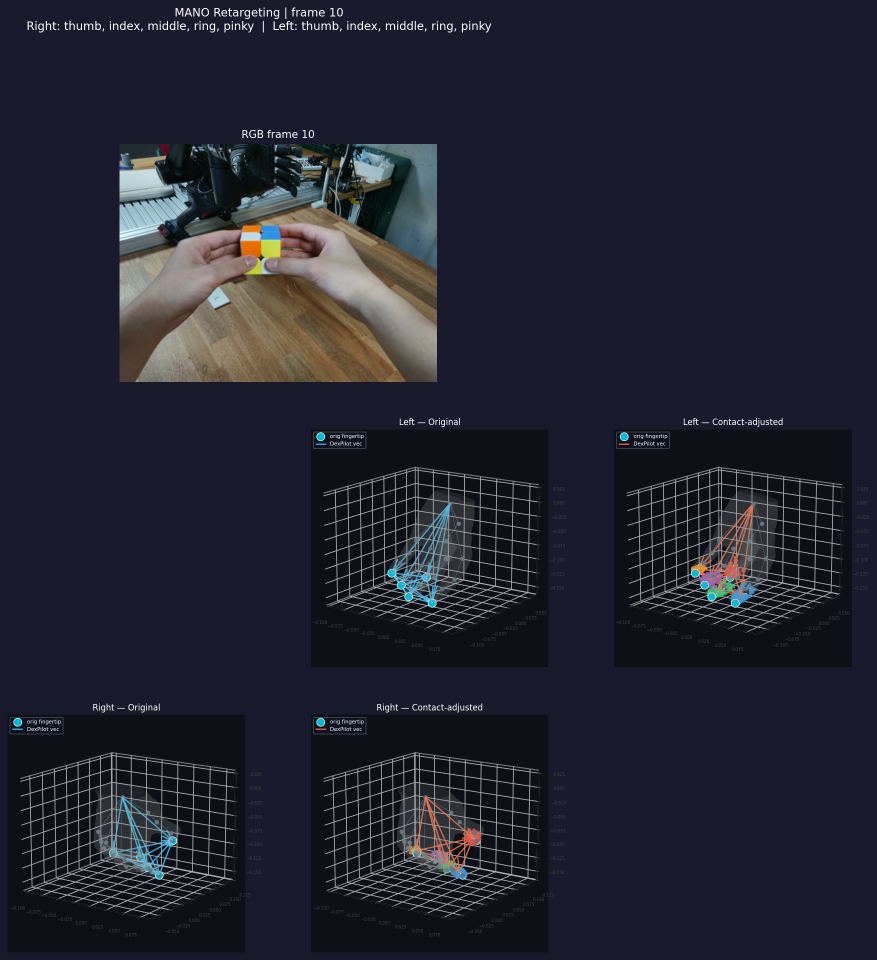
#> input picture src/retargeting/vis/frame10_mano_2d.png, 1753 x 1920 px, given in place of ., which was not available (shown at 1/2 size)
$ python -i build_stereo_sync_preview.py   (imports and definitions only)
#> lines starting #> are read from the running program, lines starting #| are printed output that depends on the picture; pictures that were not available may be replaced by others from this repository, and a replacement may not be noted
"""Build a side-by-side stereo annotation preview and synchronization QA.

The input episode is produced by ``extract_stereo_realsense_db3.py`` and must
contain synchronized ``camera_1/rgb``, ``camera_2/rgb``, and
``stereo_pairs.csv`` entries.  The output video uses one common frame index,
shows both source frame numbers and their capture-time difference, and is
therefore suitable for one shared temporal annotation.

In addition to timestamp statistics, the script compares per-frame motion
energy between the two views.  A correlation peak at zero frames is useful as
an independent visual-content check that timestamps were paired in the right
order.  It is not a substitute for hardware synchronization or a strobe-based
calibration.
"""

from __future__ import annotations

import argparse
import csv
import json
import os
import statistics
import subprocess
import tempfile
from pathlib import Path
from typing import Any

import cv2
import numpy as np


# [37 lines left out: functions _read_pairs, _rgb_paths, not called in this run]


def _motion_energy(paths: list[Path]) -> np.ndarray:
    """Return robust global motion energy for every inter-frame interval."""
#> called with paths = '../retargeting/vis/frame10_mano_2d.png'

    energies: list[float] = []
    previous = None
    top_count = int(160 * 90 * 0.05)
    for path in paths:
        gray = cv2.imread(str(path), cv2.IMREAD_GRAYSCALE)
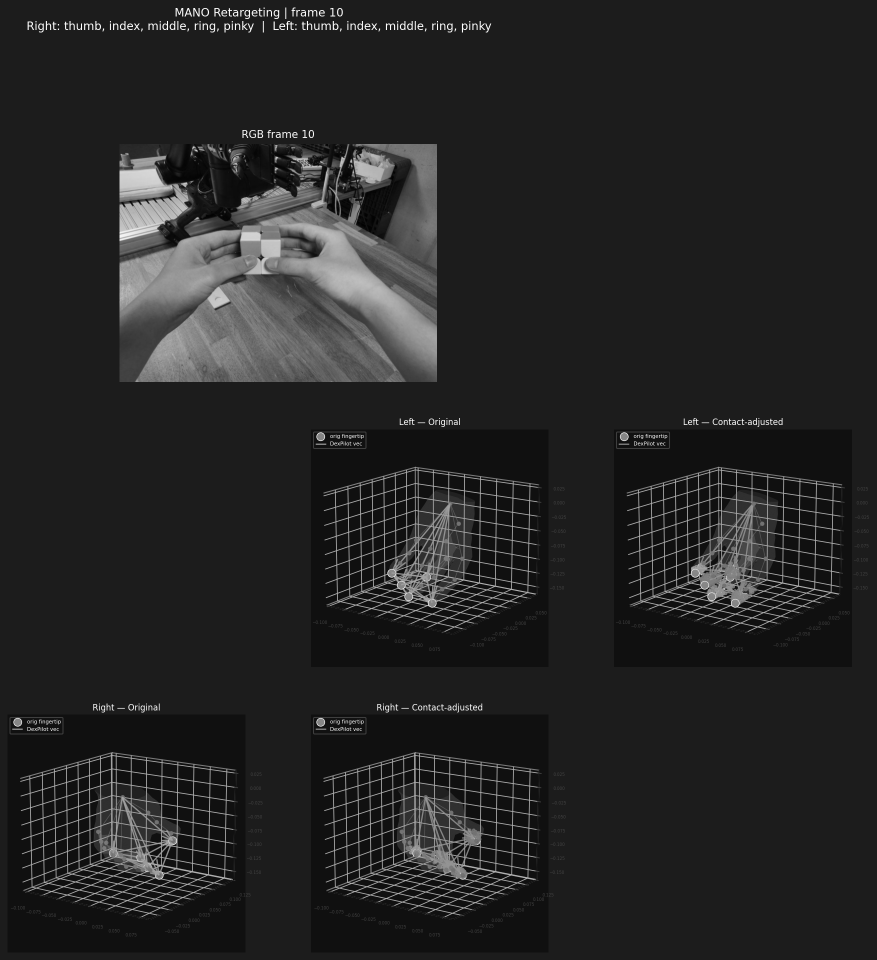
#> gray: shape (1920, 1753) (shown at 1/2 size); min 0, max 255, mean 36.8
        if gray is None:
            raise ValueError(f"cannot read {path}")
        gray = cv2.resize(gray, (160, 90), interpolation=cv2.INTER_AREA)
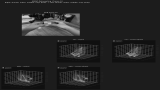
#> gray: shape (90, 160); min 8, max 212, mean 36.8
        gray = cv2.GaussianBlur(gray, (5, 5), 0)
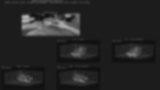
#> gray: shape (90, 160); min 16, max 177, mean 36.8
#> pass 3 of the loop in _motion_energy, `for path in paths:`:
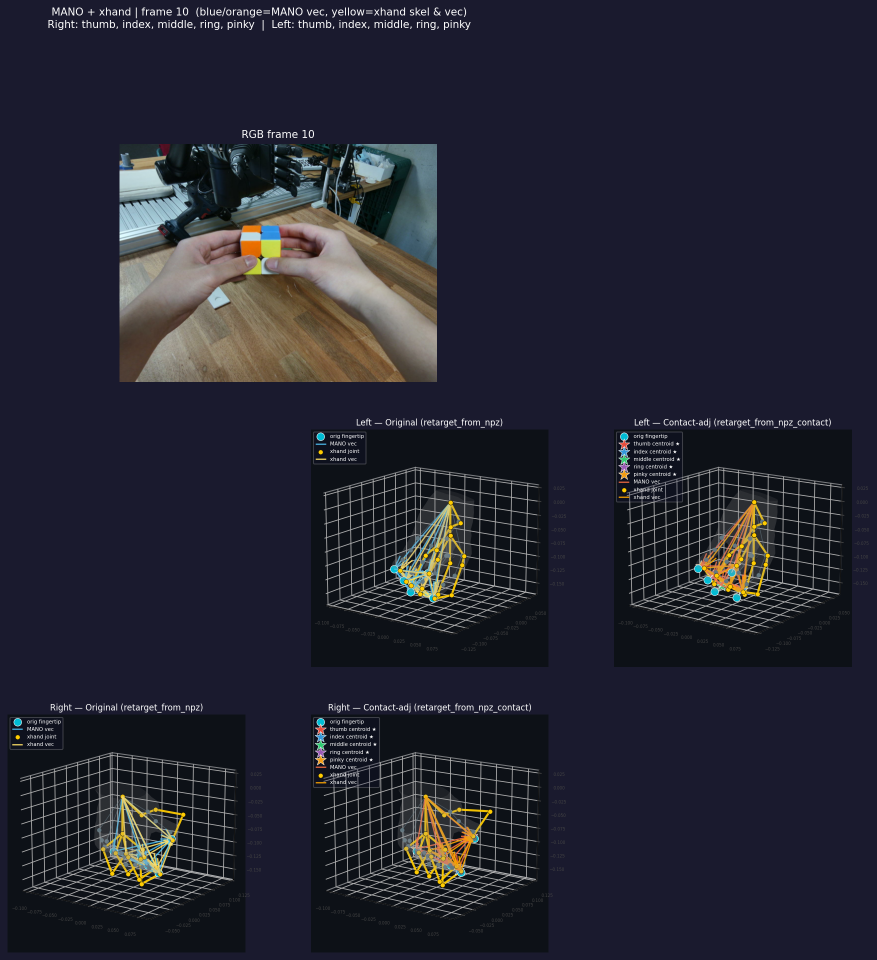
#> input picture src/retargeting/vis/frame10_xhand_2d.png, 1754 x 1920 px, given in place of , which was not available (shown at 1/2 size)
#> in _motion_energy, `gray = cv2.resize(gray, (160, 90), interpolation=cv2.INTER_AREA)`:
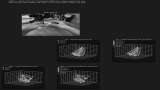
#> gray: shape (90, 160); min 8, max 212, mean 37.9
#> in _motion_energy, `gray = cv2.GaussianBlur(gray, (5, 5), 0)`:
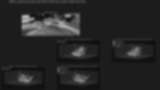
#> gray: shape (90, 160); min 16, max 177, mean 37.9
#> difference = 14400 values, max 59 at index 11258, min 0 at index 0, mean 1.45
#> strongest = 720 values, max 59 at index 673, min 10 at index 0, mean 19.16
#> the loop made 5 passes; the first 3 are shown
        if previous is not None:
            difference = cv2.absdiff(gray, previous).astype(np.float32).ravel()
            strongest = np.partition(difference, -top_count)[-top_count:]
            energies.append(float(strongest.mean()))
        previous = gray
    return np.asarray(energies, dtype=np.float64)


# [487 lines left out: functions _standardize, _lagged_signals, analyze_motion_sync, _letterbox, _label_panel, build_preview and 3 more, not called in this run]


def main() -> None:
    run(build_parser().parse_args())


# [2 lines not run here, left out]

#> (the run stopped early here; a loop or call above may not have finished)
